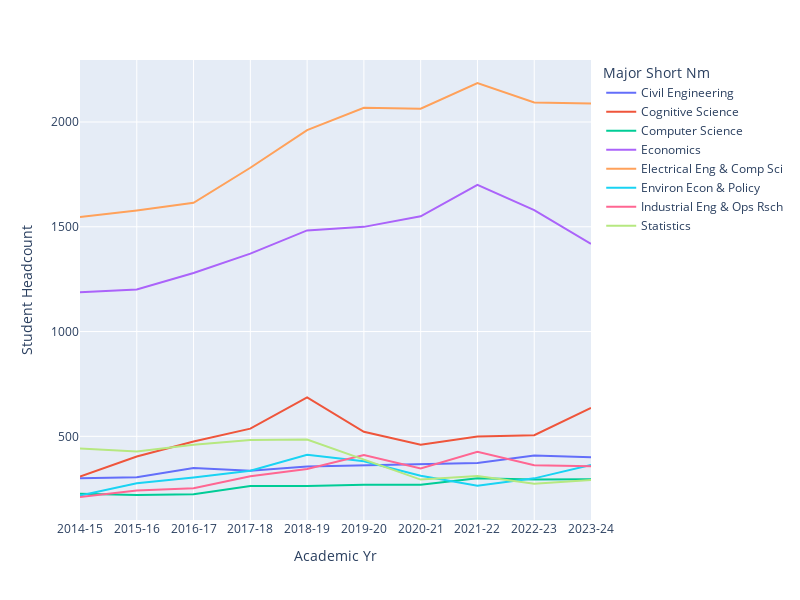

This figure's notebook cell:
### Code cell
data100_top_19_majors = data100_top_20_majors.iloc[1:,:]

fig = px.line(major_trends[major_trends["Major Short Nm"].isin(data100_top_19_majors.index)], 
                        x = "Academic Yr", y = "Student Headcount", color = "Major Short Nm")

fig.update_layout(autosize=False, width=800, height=600)
fig.show()

### Figure 1 — Plotly figure (JSON) as saved in the notebook; plotly's stock layout.template omitted (floating-point values rounded to 4 significant figures)
{"data": [{"hovertemplate": "Major Short Nm=Civil Engineering<br>Academic Yr=%{x}<br>Student Headcount=%{y}<extra></extra>", "legendgroup": "Civil Engineering", "line": {"color": "#636efa", "dash": "solid"}, "marker": {"symbol": "circle"}, "mode": "lines", "name": "Civil Engineering", "orientation": "v", "showlegend": true, "type": "scatter", "x": ["2014-15", "2015-16", "2016-17", "2017-18", "2018-19", "2019-20", "2020-21", "2021-22", "2022-23", "2023-24"], "xaxis": "x", "y": [300.5, 304.5, 349, 335.5, 355.5, 361, 364.5, 373, 408.5, 400.5], "yaxis": "y"}, {"hovertemplate": "Major Short Nm=Cognitive Science<br>Academic Yr=%{x}<br>Student Headcount=%{y}<extra></extra>", "legendgroup": "Cognitive Science", "line": {"color": "#EF553B", "dash": "solid"}, "marker": {"symbol": "circle"}, "mode": "lines", "name": "Cognitive Science", "orientation": "v", "showlegend": true, "type": "scatter", "x": ["2014-15", "2015-16", "2016-17", "2017-18", "2018-19", "2019-20", "2020-21", "2021-22", "2022-23", "2023-24"], "xaxis": "x", "y": [308.5, 404, 475, 536.5, 685.5, 521.5, 460, 499.5, 505.5, 635.5], "yaxis": "y"}, {"hovertemplate": "Major Short Nm=Computer Science<br>Academic Yr=%{x}<br>Student Headcount=%{y}<extra></extra>", "legendgroup": "Computer Science", "line": {"color": "#00cc96", "dash": "solid"}, "marker": {"symbol": "circle"}, "mode": "lines", "name": "Computer Science", "orientation": "v", "showlegend": true, "type": "scatter", "x": ["2014-15", "2015-16", "2016-17", "2017-18", "2018-19", "2019-20", "2020-21", "2021-22", "2022-23", "2023-24"], "xaxis": "x", "y": [226, 220.5, 223.5, 262.5, 262.5, 269.5, 269, 299.5, 294, 295], "yaxis": "y"}, {"hovertemplate": "Major Short Nm=Economics<br>Academic Yr=%{x}<br>Student Headcount=%{y}<extra></extra>", "legendgroup": "Economics", "line": {"color": "#ab63fa", "dash": "solid"}, "marker": {"symbol": "circle"}, "mode": "lines", "name": "Economics", "orientation": "v", "showlegend": true, "type": "scatter", "x": ["2014-15", "2015-16", "2016-17", "2017-18", "2018-19", "2019-20", "2020-21", "2021-22", "2022-23", "2023-24"], "xaxis": "x", "y": [1187, 1200.0, 1280.0, 1372, 1482.0, 1500.0, 1550, 1700.0, 1580.0, 1418.0], "yaxis": "y"}, {"hovertemplate": "Major Short Nm=Electrical Eng & Comp Sci<br>Academic Yr=%{x}<br>Student Headcount=%{y}<extra></extra>", "legendgroup": "Electrical Eng & Comp Sci", "line": {"color": "#FFA15A", "dash": "solid"}, "marker": {"symbol": "circle"}, "mode": "lines", "name": "Electrical Eng & Comp Sci", "orientation": "v", "showlegend": true, "type": "scatter", "x": ["2014-15", "2015-16", "2016-17", "2017-18", "2018-19", "2019-20", "2020-21", "2021-22", "2022-23", "2023-24"], "xaxis": "x", "y": [1546.0, 1578.0, 1614.0, 1782.0, 1962.0, 2068.0, 2063, 2186, 2093, 2088.0], "yaxis": "y"}, {"hovertemplate": "Major Short Nm=Environ Econ & Policy<br>Academic Yr=%{x}<br>Student Headcount=%{y}<extra></extra>", "legendgroup": "Environ Econ & Policy", "line": {"color": "#19d3f3", "dash": "solid"}, "marker": {"symbol": "circle"}, "mode": "lines", "name": "Environ Econ & Policy", "orientation": "v", "showlegend": true, "type": "scatter", "x": ["2014-15", "2015-16", "2016-17", "2017-18", "2018-19", "2019-20", "2020-21", "2021-22", "2022-23", "2023-24"], "xaxis": "x", "y": [217.5, 276, 304, 336, 411.5, 381.5, 311.5, 264.5, 299.5, 363.5], "yaxis": "y"}, {"hovertemplate": "Major Short Nm=Industrial Eng & Ops Rsch<br>Academic Yr=%{x}<br>Student Headcount=%{y}<extra></extra>", "legendgroup": "Industrial Eng & Ops Rsch", "line": {"color": "#FF6692", "dash": "solid"}, "marker": {"symbol": "circle"}, "mode": "lines", "name": "Industrial Eng & Ops Rsch", "orientation": "v", "showlegend": true, "type": "scatter", "x": ["2014-15", "2015-16", "2016-17", "2017-18", "2018-19", "2019-20", "2020-21", "2021-22", "2022-23", "2023-24"], "xaxis": "x", "y": [210.5, 241, 252, 309.5, 344.5, 410.5, 347, 426.5, 362.5, 357], "yaxis": "y"}, {"hovertemplate": "Major Short Nm=Statistics<br>Academic Yr=%{x}<br>Student Headcount=%{y}<extra></extra>", "legendgroup": "Statistics", "line": {"color": "#B6E880", "dash": "solid"}, "marker": {"symbol": "circle"}, "mode": "lines", "name": "Statistics", "orientation": "v", "showlegend": true, "type": "scatter", "x": ["2014-15", "2015-16", "2016-17", "2017-18", "2018-19", "2019-20", "2020-21", "2021-22", "2022-23", "2023-24"], "xaxis": "x", "y": [441.5, 427.5, 460, 483, 484.5, 389.5, 293.5, 310.5, 274, 291.5], "yaxis": "y"}], "layout": {"autosize": false, "height": 600, "legend": {"title": {"text": "Major Short Nm"}, "tracegroupgap": 0}, "margin": {"t": 60}, "width": 800, "xaxis": {"anchor": "y", "autorange": true, "domain": [0, 1], "range": [0, 9], "title": {"text": "Academic Yr"}, "type": "category"}, "yaxis": {"anchor": "x", "autorange": true, "domain": [0, 1], "range": [100.8, 2296.0], "title": {"text": "Student Headcount"}, "type": "linear"}}}
